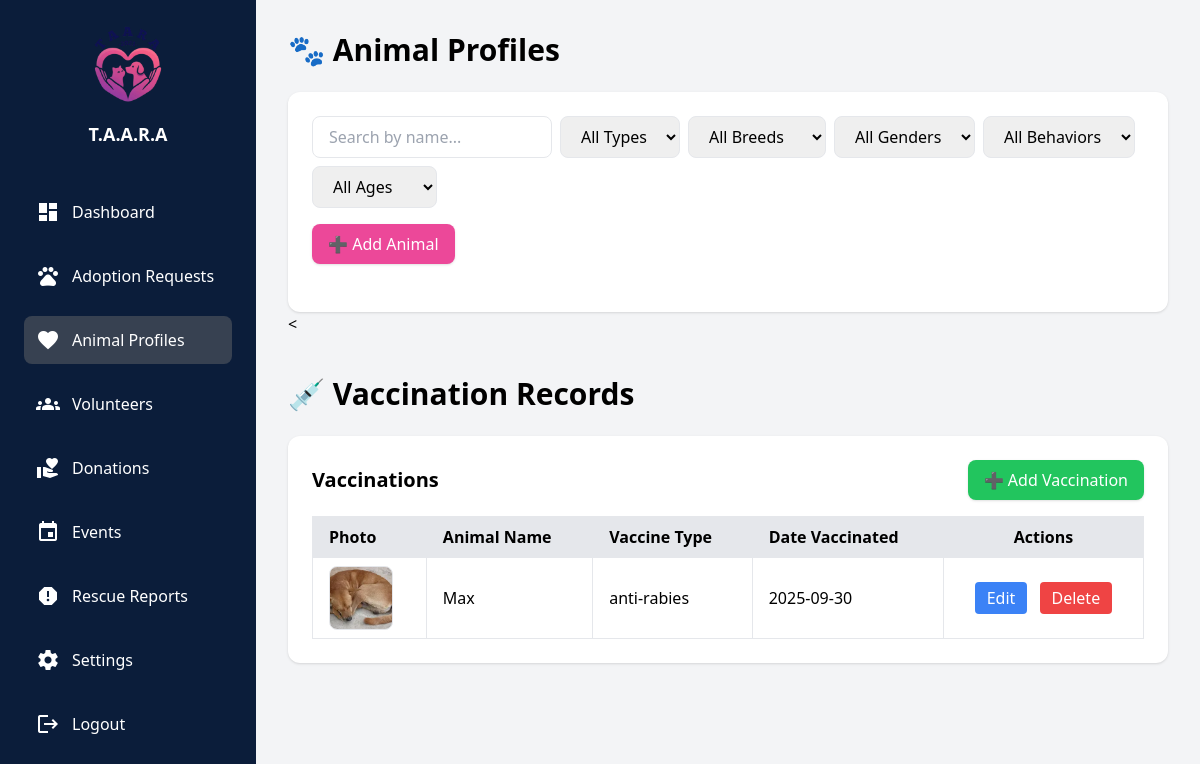
Screenshot of /Admin/animalprofile.php with the database file from the repository.
### tables this page shows
CREATE TABLE `vaccinations` (
  `vaccination_id` int(25) NOT NULL,
  `animal_id` int(25) NOT NULL,
  `vaccine_type` varchar(255) NOT NULL,
  `date_vaccinated` date NOT NULL
);

CREATE TABLE `animal` (
  `animal_id` int(25) NOT NULL,
  `name` varchar(255) NOT NULL,
  `description` varchar(1000) NOT NULL,
  `type` varchar(255) NOT NULL,
  `breed` varchar(255) NOT NULL,
  `gender` varchar(20) NOT NULL,
  `age` int(10) NOT NULL,
  `behavior` varchar(225) NOT NULL,
  `date_rescued` date NOT NULL,
  `status` varchar(255) NOT NULL,
  `img` varchar(500) NOT NULL DEFAULT 'dog.png'
);

### Admin/animalprofile.php (the view, shortened to what this page needs)
<?php
$conn = connect();
?>
<!DOCTYPE html>
<html lang="en">
<head>
  <script src="https://cdn.tailwindcss.com"></script>
</head>
<body class="bg-gray-100 font-sans">
  <div class="flex">
    <aside class="w-64 bg-[#0b1d3a] text-white min-h-screen p-6">
      <div class="flex flex-col items-center mb-10">
        <img src="logo.png" alt="Logo" class="w-20 h-20 mb-4">
        <h1 class="text-lg font-bold">T.A.A.R.A</h1>
      </div>
      <nav>
        <ul class="space-y-4">
          <li class="flex items-center gap-3 p-3 rounded-lg hover:bg-gray-700 cursor-pointer" onclick="window.location.href='index.php'"><span class="material-icons">dashboard</span> Dashboard</li>
          <li class="flex items-center gap-3 p-3 rounded-lg hover:bg-gray-700 cursor-pointer" onclick="window.location.href='adoptionrequest.php'"><span class="material-icons">pets</span> Adoption Requests</li>
          <li class="flex items-center gap-3 p-3 rounded-lg bg-gray-700 cursor-pointer" onclick="window.location.href='animalprofile.php'"><span class="material-icons">favorite</span> Animal Profiles</li>
          <li class="flex items-center gap-3 p-3 rounded-lg hover:bg-gray-700 cursor-pointer" onclick="window.location.href='volunteers.php'"><span class="material-icons">groups</span> Volunteers</li>
          <li class="flex items-center gap-3 p-3 rounded-lg hover:bg-gray-700 cursor-pointer" onclick="window.location.href='donation.php'"><span class="material-icons">volunteer_activism</span> Donations</li>
          <li class="flex items-center gap-3 p-3 rounded-lg hover:bg-gray-700 cursor-pointer" onclick="window.location.href='events.php'"><span class="material-icons">event</span> Events</li>
          <li class="flex items-center gap-3 p-3 rounded-lg hover:bg-gray-700 cursor-pointer" onclick="window.location.href='reports.php'"><span class="material-icons">report</span> Rescue Reports</li>
          <li class="flex items-center gap-3 p-3 rounded-lg hover:bg-gray-700 cursor-pointer" onclick="window.location.href='settings.php'"><span class="material-icons">settings</span> Settings</li>
          <li class="flex items-center gap-3 p-3 rounded-lg hover:bg-red-600 cursor-pointer mt-10" onclick="logout()"><span class="material-icons">logout</span> Logout</li>
        </ul>
      </nav>
    </aside>
  <main class="flex-1 p-8">
  <h1 class="text-3xl font-bold mb-6">🐾 Animal Profiles</h1>
  <div class="bg-white p-6 rounded-xl shadow">
    <div class="flex flex-wrap gap-4 justify-between items-center mb-6">
      <div class="flex flex-wrap gap-2">
        <input id="searchInput" type="text" placeholder="Search by name..." class="border rounded-lg px-4 py-2 w-60 focus:outline-none focus:ring-2 focus:ring-pink-400">
        <select id="filterType" class="border rounded-lg px-4 py-2">
          <option value="">All Types</option>
        </select>
        <select id="filterBreed" class="border rounded-lg px-4 py-2">
          <option value="">All Breeds</option>
        </select>
        <select id="filterGender" class="border rounded-lg px-4 py-2">
          <option value="">All Genders</option>
        </select>
        <select id="filterBehavior" class="border rounded-lg px-4 py-2">
          <option value="">All Behaviors</option>
        </select>
        <select id="filterAge" class="border rounded-lg px-4 py-2">
          <option value="">All Ages</option>
        </select>
      </div>
      <button onclick="addAnimal()" class="bg-pink-500 text-white px-4 py-2 rounded-lg shadow hover:bg-pink-600">
        ➕ Add Animal
      </button>
    </div>
  </div>
   <
<h1 class="text-3xl font-bold mt-10 mb-6">💉 Vaccination Records</h1>
<div class="bg-white p-6 rounded-xl shadow">
  <div class="flex justify-between items-center mb-4">
    <h2 class="text-xl font-semibold">Vaccinations</h2>
    <button onclick="openVaccModal()" class="bg-green-500 text-white px-4 py-2 rounded-lg shadow hover:bg-green-600">
      ➕ Add Vaccination
    </button>
  </div>
  <table class="w-full border-collapse border border-gray-300">
    <thead class="bg-gray-200">
      <tr>
        <th class="border px-4 py-2 text-left">Photo</th>
        <th class="border px-4 py-2 text-left">Animal Name</th>
        <th class="border px-4 py-2 text-left">Vaccine Type</th>
        <th class="border px-4 py-2 text-left">Date Vaccinated</th>
        <th class="border px-4 py-2 text-center">Actions</th>
      </tr>
    </thead>
    <tbody>
      <?php
        $vacc_records = $conn->query("
          SELECT v.vaccination_id, v.animal_id, v.vaccine_type, v.date_vaccinated,
                 a.name AS animal_name, a.img AS animal_img
          FROM vaccinations v
          JOIN animal a ON v.animal_id = a.animal_id
          ORDER BY v.date_vaccinated DESC
        ");
        if ($vacc_records->num_rows > 0) {
          while ($row = $vacc_records->fetch_assoc()) {
            echo "
              <tr id='row_{$row['vaccination_id']}' class='hover:bg-gray-50'>
                <td class='border px-4 py-2'>
                  <img src=\"../Assets/Pets/{$row['animal_img']}\" class='w-16 h-16 object-cover rounded-lg border'>
                </td>
                <td class='border px-4 py-2'>{$row['animal_name']}</td>
                <td class='border px-4 py-2'>
                  <span class='vaccineType'>{$row['vaccine_type']}</span>
                  <input type='text' class='hidden editVaccineType border rounded px-2 py-1 w-full' value='{$row['vaccine_type']}'>
                </td>
                <td class='border px-4 py-2'>
                  <span class='vaccineDate'>{$row['date_vaccinated']}</span>
                  <input type='date' class='hidden editVaccineDate border rounded px-2 py-1 w-full' value='{$row['date_vaccinated']}'>
                </td>
                <td class='border px-4 py-2 text-center'>
                  <button onclick=\"editVaccination({$row['vaccination_id']})\" class='bg-blue-500 text-white px-3 py-1 rounded hover:bg-blue-600'>Edit</button>
                  <button onclick=\"deleteVaccination({$row['vaccination_id']})\" class='bg-red-500 text-white px-3 py-1 rounded hover:bg-red-600 ml-2'>Delete</button>
                  <button onclick=\"saveVaccination({$row['vaccination_id']})\" id='saveBtn_{$row['vaccination_id']}' class='hidden bg-green-500 text-white px-3 py-1 rounded hover:bg-green-600 ml-2'>Save</button>
                  <button onclick=\"cancelEdit({$row['vaccination_id']})\" id='cancelBtn_{$row['vaccination_id']}' class='hidden bg-gray-400 text-white px-3 py-1 rounded hover:bg-gray-500 ml-2'>Cancel</button>
                </td>
              </tr>
            ";
          }
        } else {
          echo "<tr><td colspan='5' class='text-center py-4 text-gray-500'>No vaccination records found.</td></tr>";
        }
      ?>
    </tbody>
  </table>
</div>
</main>
  </div>
</body>
</html>

### rows the page displays
vaccinations: animal.img (picture), animal.name "Max", vaccine_type "anti-rabies", date_vaccinated "2025-09-30"
